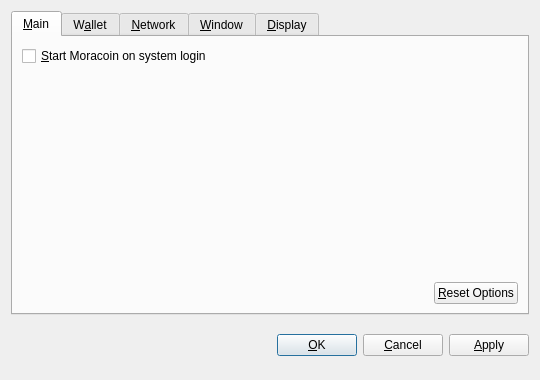
<?xml version="1.0" encoding="UTF-8"?>
<ui version="4.0">
 <class>OptionsDialog</class>
 <widget class="QDialog" name="OptionsDialog">
  <property name="geometry">
   <rect>
    <x>0</x>
    <y>0</y>
    <width>540</width>
    <height>380</height>
   </rect>
  </property>
  <property name="windowTitle">
   <string>Options</string>
  </property>
  <property name="modal">
   <bool>true</bool>
  </property>
  <layout class="QVBoxLayout" name="verticalLayout">
   <item>
    <widget class="QTabWidget" name="tabWidget">
     <property name="tabPosition">
      <enum>QTabWidget::North</enum>
     </property>
     <property name="currentIndex">
      <number>0</number>
     </property>
     <widget class="QWidget" name="tabMain">
      <attribute name="title">
       <string>&amp;Main</string>
      </attribute>
      <layout class="QVBoxLayout" name="verticalLayout_Main">
       <item>
        <widget class="QCheckBox" name="bitcoinAtStartup">
         <property name="toolTip">
          <string>Automatically start Moracoin after logging in to the system.</string>
         </property>
         <property name="text">
          <string>&amp;Start Moracoin on system login</string>
         </property>
        </widget>
       </item>
       <item>
        <spacer name="verticalSpacer_Main">
         <property name="orientation">
          <enum>Qt::Vertical</enum>
         </property>
         <property name="sizeHint" stdset="0">
          <size>
           <width>20</width>
           <height>40</height>
          </size>
         </property>
        </spacer>
       </item>
       <item>
        <layout class="QHBoxLayout" name="horizontalLayout_2_Main">
         <item>
          <spacer name="horizontalSpacer_2_Main">
           <property name="orientation">
            <enum>Qt::Horizontal</enum>
           </property>
           <property name="sizeHint" stdset="0">
            <size>
             <width>40</width>
             <height>20</height>
            </size>
           </property>
          </spacer>
         </item>
         <item>
          <widget class="QPushButton" name="resetButton">
           <property name="toolTip">
            <string>Reset all client options to default.</string>
           </property>
           <property name="text">
            <string>&amp;Reset Options</string>
           </property>
           <property name="autoDefault">
            <bool>false</bool>
           </property>
          </widget>
         </item>
        </layout>
       </item>
      </layout>
     </widget>
     <widget class="QWidget" name="tabWallet">
      <attribute name="title">
       <string>W&amp;allet</string>
      </attribute>
      <layout class="QVBoxLayout" name="verticalLayout_Network">
       <item>
        <widget class="QLabel" name="transactionFeeInfoLabel">
         <property name="text">
          <string>Optional transaction fee per kB that helps make sure your transactions are processed quickly. Most transactions are 1 kB.</string>
         </property>
         <property name="textFormat">
          <enum>Qt::PlainText</enum>
         </property>
         <property name="wordWrap">
          <bool>true</bool>
         </property>
        </widget>
       </item>
       <item>
        <layout class="QHBoxLayout" name="horizontalLayout_1_Main">
         <item>
          <widget class="QLabel" name="transactionFeeLabel">
           <property name="text">
            <string>Pay transaction &amp;fee</string>
           </property>
           <property name="textFormat">
            <enum>Qt::PlainText</enum>
           </property>
           <property name="buddy">
            <cstring>transactionFee</cstring>
           </property>
          </widget>
         </item>
         <item>
          <widget class="BitcoinAmountField" name="transactionFee"/>
         </item>
         <item>
          <spacer name="horizontalSpacer_1_Main">
           <property name="orientation">
            <enum>Qt::Horizontal</enum>
           </property>
           <property name="sizeHint" stdset="0">
            <size>
             <width>40</width>
             <height>20</height>
            </size>
           </property>
          </spacer>
         </item>
        </layout>
       </item>
       <item>
        <widget class="QLabel" name="label">
         <property name="text">
          <string>If you disable the spending of unconfirmed change, the change from a transaction cannot be used until that transaction has at least one confirmation. This also affects how your balance is computed.</string>
         </property>
         <property name="wordWrap">
          <bool>true</bool>
         </property>
        </widget>
       </item>
       <item>
        <widget class="QCheckBox" name="spendZeroConfChange">
         <property name="text">
          <string>Spend unconfirmed change  (experts only)</string>
         </property>
        </widget>
       </item>
       <item>
        <spacer name="verticalSpacer">
         <property name="orientation">
          <enum>Qt::Vertical</enum>
         </property>
         <property name="sizeHint" stdset="0">
          <size>
           <width>20</width>
           <height>40</height>
          </size>
         </property>
        </spacer>
       </item>
      </layout>
     </widget>
     <widget class="QWidget" name="tabNetwork">
      <attribute name="title">
       <string>&amp;Network</string>
      </attribute>
      <layout class="QVBoxLayout" name="verticalLayout_Network">
       <item>
        <widget class="QCheckBox" name="mapPortUpnp">
         <property name="toolTip">
          <string>Automatically open the Moracoin client port on the router. This only works when your router supports UPnP and it is enabled.</string>
         </property>
         <property name="text">
          <string>Map port using &amp;UPnP</string>
         </property>
        </widget>
       </item>
       <item>
        <widget class="QCheckBox" name="connectSocks">
         <property name="toolTip">
          <string>Connect to the Moracoin network through a SOCKS proxy (e.g. when connecting through Tor).</string>
         </property>
         <property name="text">
          <string>&amp;Connect through SOCKS proxy:</string>
         </property>
        </widget>
       </item>
       <item>
        <layout class="QHBoxLayout" name="horizontalLayout_Network">
         <item>
          <widget class="QLabel" name="proxyIpLabel">
           <property name="text">
            <string>Proxy &amp;IP:</string>
           </property>
           <property name="textFormat">
            <enum>Qt::PlainText</enum>
           </property>
           <property name="buddy">
            <cstring>proxyIp</cstring>
           </property>
          </widget>
         </item>
         <item>
          <widget class="QValidatedLineEdit" name="proxyIp">
           <property name="maximumSize">
            <size>
             <width>140</width>
             <height>16777215</height>
            </size>
           </property>
           <property name="toolTip">
            <string>IP address of the proxy (e.g. 127.0.0.1)</string>
           </property>
          </widget>
         </item>
         <item>
          <widget class="QLabel" name="proxyPortLabel">
           <property name="text">
            <string>&amp;Port:</string>
           </property>
           <property name="textFormat">
            <enum>Qt::PlainText</enum>
           </property>
           <property name="buddy">
            <cstring>proxyPort</cstring>
           </property>
          </widget>
         </item>
         <item>
          <widget class="QLineEdit" name="proxyPort">
           <property name="maximumSize">
            <size>
             <width>55</width>
             <height>16777215</height>
            </size>
           </property>
           <property name="toolTip">
            <string>Port of the proxy (e.g. 9050)</string>
           </property>
          </widget>
         </item>
         <item>
          <widget class="QLabel" name="socksVersionLabel">
           <property name="text">
            <string>SOCKS &amp;Version:</string>
           </property>
           <property name="textFormat">
            <enum>Qt::PlainText</enum>
           </property>
           <property name="buddy">
            <cstring>socksVersion</cstring>
           </property>
          </widget>
         </item>
         <item>
          <widget class="QValueComboBox" name="socksVersion">
           <property name="toolTip">
            <string>SOCKS version of the proxy (e.g. 5)</string>
           </property>
          </widget>
         </item>
         <item>
          <spacer name="horizontalSpacer_Network">
           <property name="orientation">
            <enum>Qt::Horizontal</enum>
           </property>
           <property name="sizeHint" stdset="0">
            <size>
             <width>40</width>
             <height>20</height>
            </size>
           </property>
          </spacer>
         </item>
        </layout>
       </item>
       <item>
        <spacer name="verticalSpacer_Network">
         <property name="orientation">
          <enum>Qt::Vertical</enum>
         </property>
         <property name="sizeHint" stdset="0">
          <size>
           <width>20</width>
           <height>40</height>
          </size>
         </property>
        </spacer>
       </item>
      </layout>
     </widget>
     <widget class="QWidget" name="tabWindow">
      <attribute name="title">
       <string>&amp;Window</string>
      </attribute>
      <layout class="QVBoxLayout" name="verticalLayout_Window">
       <item>
        <widget class="QCheckBox" name="minimizeToTray">
         <property name="toolTip">
          <string>Show only a tray icon after minimizing the window.</string>
         </property>
         <property name="text">
          <string>&amp;Minimize to the tray instead of the taskbar</string>
         </property>
        </widget>
       </item>
       <item>
        <widget class="QCheckBox" name="minimizeOnClose">
         <property name="toolTip">
          <string>Minimize instead of exit the application when the window is closed. When this option is enabled, the application will be closed only after selecting Quit in the menu.</string>
         </property>
         <property name="text">
          <string>M&amp;inimize on close</string>
         </property>
        </widget>
       </item>
       <item>
        <spacer name="verticalSpacer_Window">
         <property name="orientation">
          <enum>Qt::Vertical</enum>
         </property>
         <property name="sizeHint" stdset="0">
          <size>
           <width>20</width>
           <height>40</height>
          </size>
         </property>
        </spacer>
       </item>
      </layout>
     </widget>
     <widget class="QWidget" name="tabDisplay">
      <attribute name="title">
       <string>&amp;Display</string>
      </attribute>
      <layout class="QVBoxLayout" name="verticalLayout_Display">
       <item>
        <layout class="QHBoxLayout" name="horizontalLayout_1_Display">
         <item>
          <widget class="QLabel" name="langLabel">
           <property name="text">
            <string>User Interface &amp;language:</string>
           </property>
           <property name="textFormat">
            <enum>Qt::PlainText</enum>
           </property>
           <property name="buddy">
            <cstring>lang</cstring>
           </property>
          </widget>
         </item>
         <item>
          <widget class="QValueComboBox" name="lang">
           <property name="toolTip">
            <string>The user interface language can be set here. This setting will take effect after restarting Moracoin.</string>
           </property>
          </widget>
         </item>
        </layout>
       </item>
       <item>
        <layout class="QHBoxLayout" name="horizontalLayout_2_Display">
         <item>
          <widget class="QLabel" name="unitLabel">
           <property name="text">
            <string>&amp;Unit to show amounts in:</string>
           </property>
           <property name="textFormat">
            <enum>Qt::PlainText</enum>
           </property>
           <property name="buddy">
            <cstring>unit</cstring>
           </property>
          </widget>
         </item>
         <item>
          <widget class="QValueComboBox" name="unit">
           <property name="toolTip">
            <string>Choose the default subdivision unit to show in the interface and when sending coins.</string>
           </property>
          </widget>
         </item>
        </layout>
       </item>
       <item>
        <widget class="QCheckBox" name="displayAddresses">
         <property name="toolTip">
          <string>Whether to show Moracoin addresses in the transaction list or not.</string>
         </property>
         <property name="text">
          <string>&amp;Display addresses in transaction list</string>
         </property>
        </widget>
       </item>
       <item>
        <widget class="QCheckBox" name="coinControlFeatures">
         <property name="toolTip">
          <string>Whether to show coin control features or not.</string>
         </property>
         <property name="text">
          <string>Display coin &amp;control features (experts only!)</string>
         </property>
        </widget>
       </item>
       <item>
        <spacer name="verticalSpacer_Display">
         <property name="orientation">
          <enum>Qt::Vertical</enum>
         </property>
         <property name="sizeHint" stdset="0">
          <size>
           <width>20</width>
           <height>40</height>
          </size>
         </property>
        </spacer>
       </item>
      </layout>
     </widget>
    </widget>
   </item>
   <item>
    <layout class="QHBoxLayout" name="horizontalLayout_Buttons">
     <item>
      <spacer name="horizontalSpacer_1">
       <property name="orientation">
        <enum>Qt::Horizontal</enum>
       </property>
       <property name="sizeHint" stdset="0">
        <size>
         <width>40</width>
         <height>48</height>
        </size>
       </property>
      </spacer>
     </item>
     <item>
      <widget class="QLabel" name="statusLabel">
       <property name="font">
        <font>
         <weight>75</weight>
         <bold>true</bold>
        </font>
       </property>
       <property name="text">
        <string/>
       </property>
       <property name="textFormat">
        <enum>Qt::PlainText</enum>
       </property>
       <property name="wordWrap">
        <bool>true</bool>
       </property>
      </widget>
     </item>
     <item>
      <spacer name="horizontalSpacer_2">
       <property name="orientation">
        <enum>Qt::Horizontal</enum>
       </property>
       <property name="sizeHint" stdset="0">
        <size>
         <width>40</width>
         <height>48</height>
        </size>
       </property>
      </spacer>
     </item>
     <item>
      <widget class="QPushButton" name="okButton">
       <property name="text">
        <string>&amp;OK</string>
       </property>
      </widget>
     </item>
     <item>
      <widget class="QPushButton" name="cancelButton">
       <property name="text">
        <string>&amp;Cancel</string>
       </property>
       <property name="autoDefault">
        <bool>false</bool>
       </property>
      </widget>
     </item>
     <item>
      <widget class="QPushButton" name="applyButton">
       <property name="text">
        <string>&amp;Apply</string>
       </property>
       <property name="autoDefault">
        <bool>false</bool>
       </property>
      </widget>
     </item>
    </layout>
   </item>
  </layout>
 </widget>
 <customwidgets>
  <customwidget>
   <class>BitcoinAmountField</class>
   <extends>QSpinBox</extends>
   <header>bitcoinamountfield.h</header>
  </customwidget>
  <customwidget>
   <class>QValueComboBox</class>
   <extends>QComboBox</extends>
   <header>qvaluecombobox.h</header>
  </customwidget>
  <customwidget>
   <class>QValidatedLineEdit</class>
   <extends>QLineEdit</extends>
   <header>qvalidatedlineedit.h</header>
  </customwidget>
 </customwidgets>
 <resources/>
 <connections/>
</ui>
